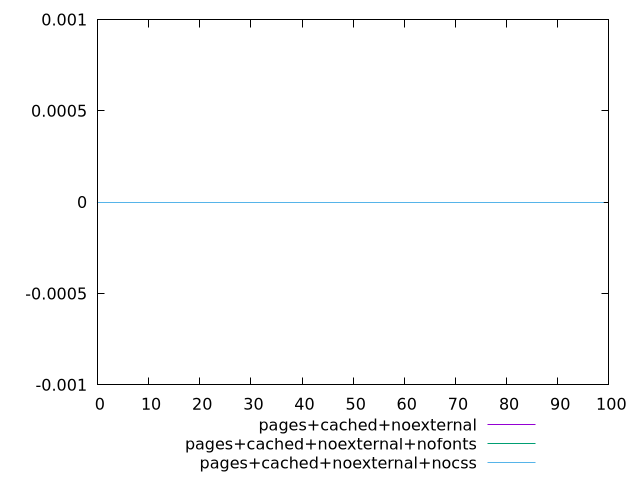

gnuplot code for this plot:
$_pagesCachedNoexternal <<EOF
0
0
0
0
0
0
0
0
0
0
0
0
0
0
0
0
0
0
0
0
0
0
0
0
0
0
0
0
0
0
0
0
0
0
0
0
0
0
0
0
0
0
0
0
0
0
0
0
0
0
0
0
0
0
0
0
0
0
0
0
0
0
0
0
0
0
0
0
0
0
0
0
0
0
0
0
0
0
0
0
0
0
0
0
0
0
0
0
0
0
0
0
0
0
0
0
0
0
0
0
EOF
$_pagesCachedNoexternalNofonts <<EOF
0
0
0
0
0
0
0
0
0
0
0
0
0
0
0
0
0
0
0
0
0
0
0
0
0
0
0
0
0
0
0
0
0
0
0
0
0
0
0
0
0
0
0
0
0
0
0
0
0
0
0
0
0
0
0
0
0
0
0
0
0
0
0
0
0
0
0
0
0
0
0
0
0
0
0
0
0
0
0
0
0
0
0
0
0
0
0
0
0
0
0
0
0
0
0
0
0
0
0
0
EOF
$_pagesCachedNoexternalNocss <<EOF
0
0
0
0
0
0
0
0
0
0
0
0
0
0
0
0
0
0
0
0
0
0
0
0
0
0
0
0
0
0
0
0
0
0
0
0
0
0
0
0
0
0
0
0
0
0
0
0
0
0
0
0
0
0
0
0
0
0
0
0
0
0
0
0
0
0
0
0
0
0
0
0
0
0
0
0
0
0
0
0
0
0
0
0
0
0
0
0
0
0
0
0
0
0
0
0
0
0
0
0
EOF
set key outside below
set terminal pngcairo
set output "report_00006_2020-11-02T20-21-41.718Z/unminified-css/unminified-css_pages+cached+noexternal_pages+cached+noexternal+nofonts_pages+cached+noexternal+nocss.png"
set yrange [-0.001:0.001]
plot $_pagesCachedNoexternal title "pages+cached+noexternal" with line ,$_pagesCachedNoexternalNofonts title "pages+cached+noexternal+nofonts" with line ,$_pagesCachedNoexternalNocss title "pages+cached+noexternal+nocss" with line ,
